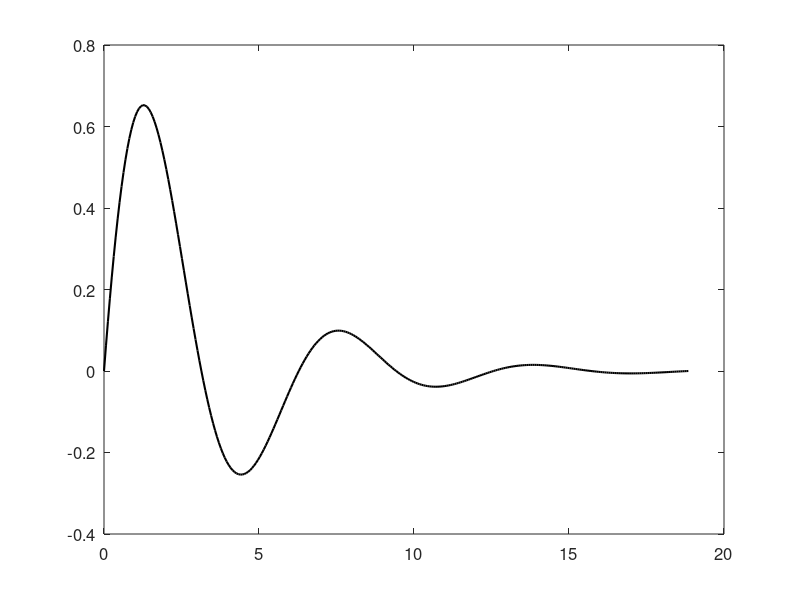

Here is the MATLAB script that generated this plot: (Note: this script raises an error after producing the figure.)





% create exact function and its derivative
N_exact = 301; % number of sample points for exact function

x_exact = linspace(0,6* pi, N_exact);

f_exact = sin(x_exact).* exp(-0.3*x_exact);

f_derivative_exact = cos(x_exact).*exp(-0.3*x_exact) - 0.3*sin (x_exact).* exp(-0.3*x_exact);

% plot exact function
figure (1);

plot (x_exact , f_exact ,'k-', 'linewidth',1.5);
set (gca,'FontSize',12,'fontweight', 'demi');
axis([0 6*pi-1 1]); grid on;

xlabel(x,'FontSize',16);
ylabel(y, 'FontSize',16);

% create exact function for pi/5 sampling period

% and its finite difference derivatives

N_a = 31; % number of points for pi/5 sampling period

x_a = linspace(0,6*pi, N_a);

f_a = sin(x_a).* exp(-0.3*x_a);

f_derivative.a = cos(x_a).* exp(-0.3*x_a) - 0.3+sin(x_a).* exp(-0.3*x_a);

dx_a = pi/5;
f_derivative_forward_a = zeros(1,N_a);
f_derivative_backward_a = zeros(1,N_a);
f_derivative_central_a = zeros(1,N_a);

f_derivative_forward_a(1:N_a-1) = (f_a (2: N_a)- f_a(1:N_a-1))/dx_a;
f_derivative_backward_a(2:N_a) = (f_a (2: N_a)- f_a(1:N_a-1))/dx_a;
f_derivative_central_a(2:N_a-1) =(f_a (3: N_a)- f_a (1:N_a-2))/(2*(dx_a));

